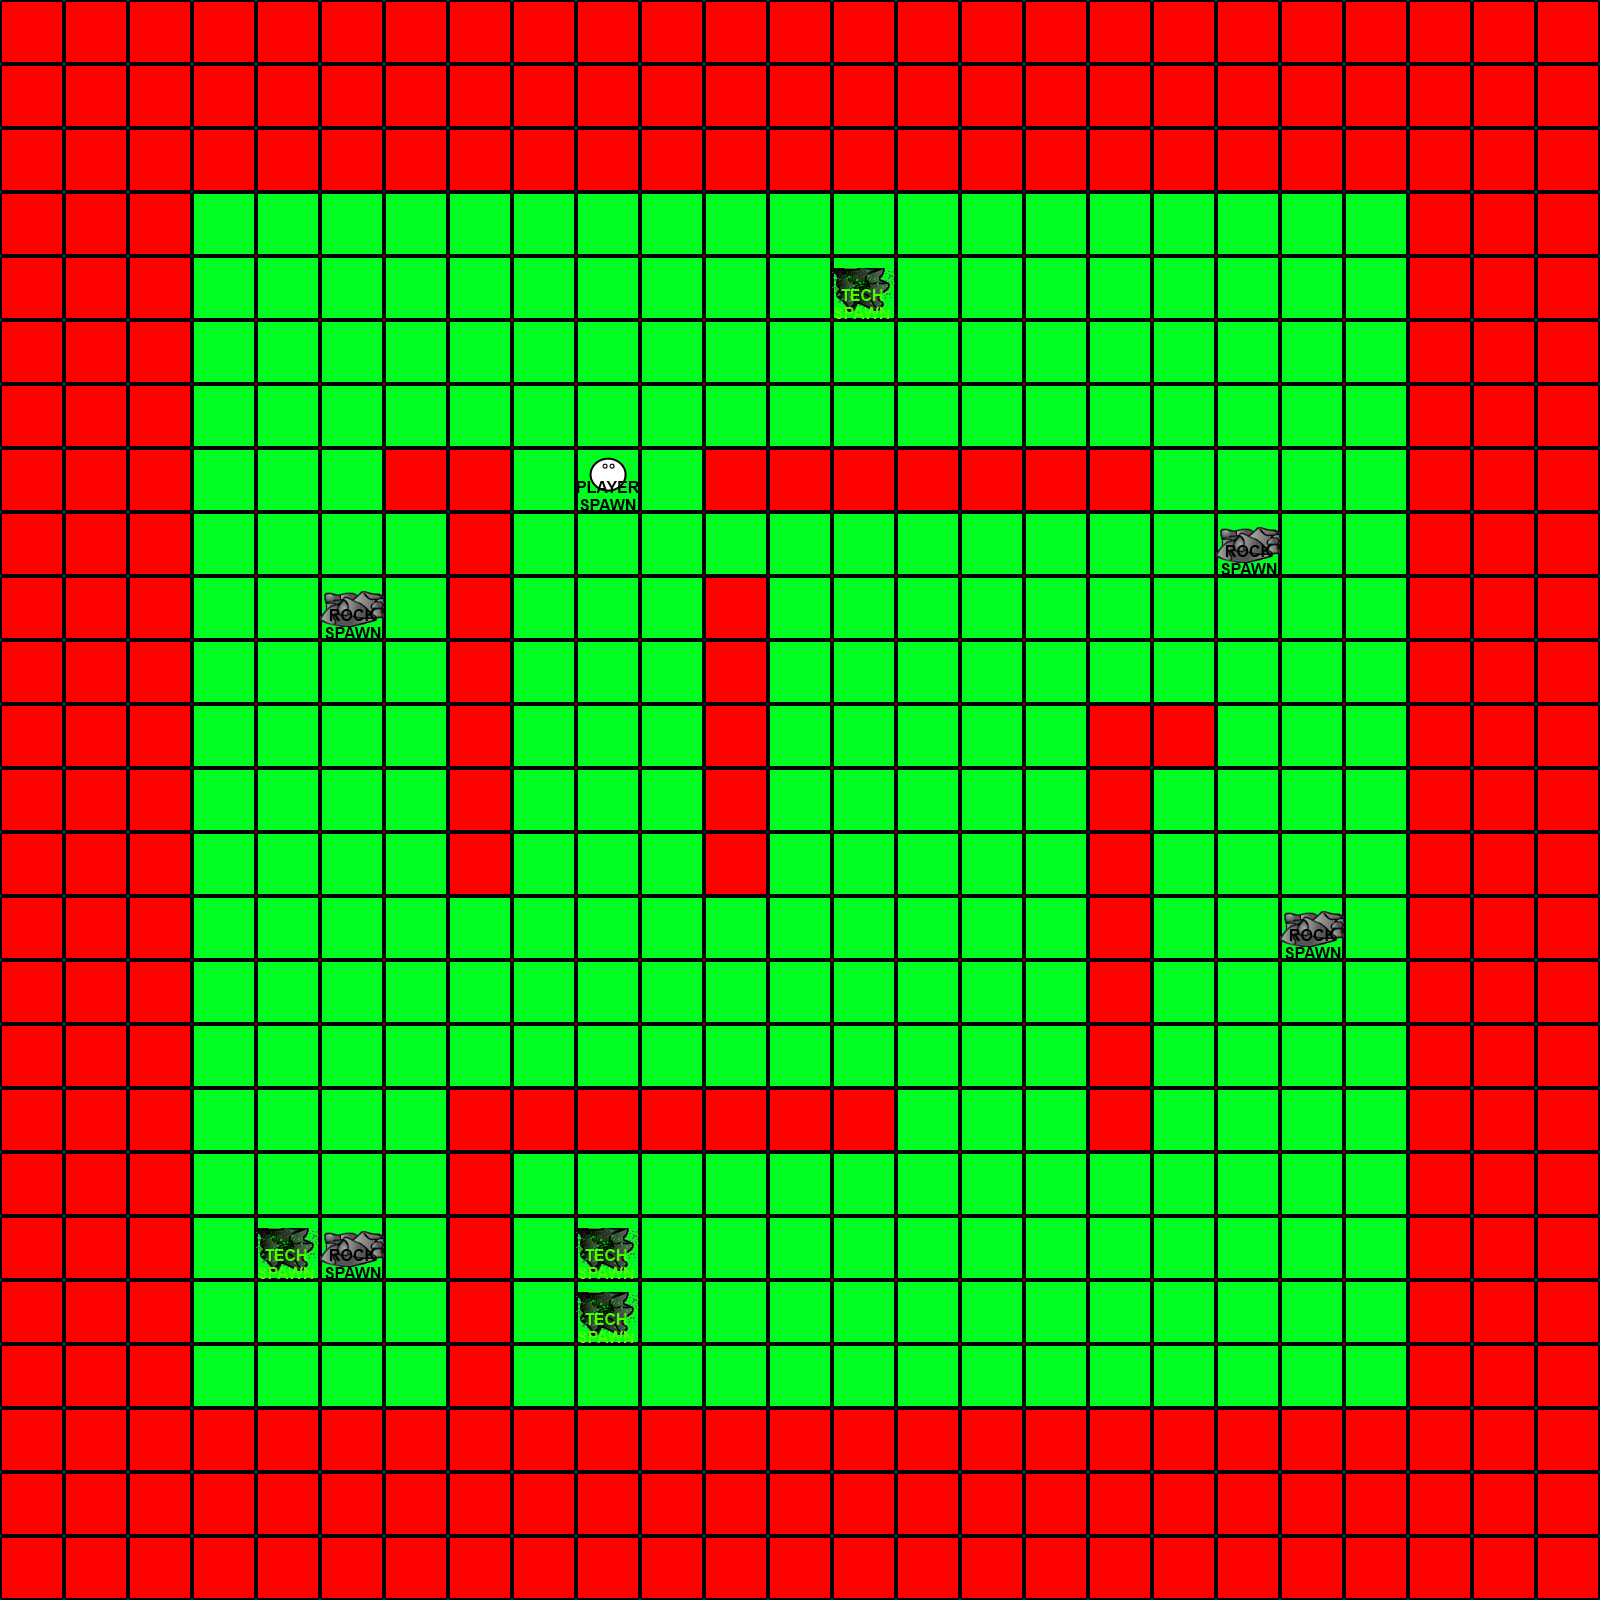

A level layout from a 2D game, rendered from its tile map. Below: a short description, then the map file with tile-grid data replaced by summaries:
An orthogonal 25x25 tile map with 64x64 px tiles, 2 tile layers (tiles, spawns).

<map version="1.0" orientation="orthogonal" width="25" height="25" tilewidth="64" tileheight="64">
 <tileset firstgid="1" name="tileset" tilewidth="64" tileheight="64">
  <image source="tileset.png" width="448" height="64" />
 </tileset>
 <layer name="tiles" width="25" height="25">
  <data>[625 cells, 625 non-empty, 2 distinct tile ids]</data>
 </layer>
 <layer name="spawns" width="25" height="25">
  <data>[625 cells, 9 non-empty, 3 distinct tile ids]</data>
 </layer>
</map>
